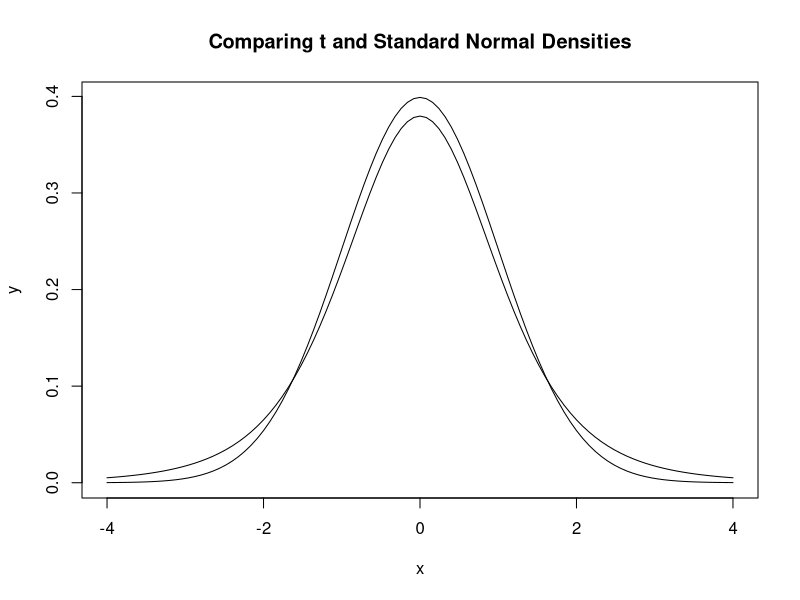
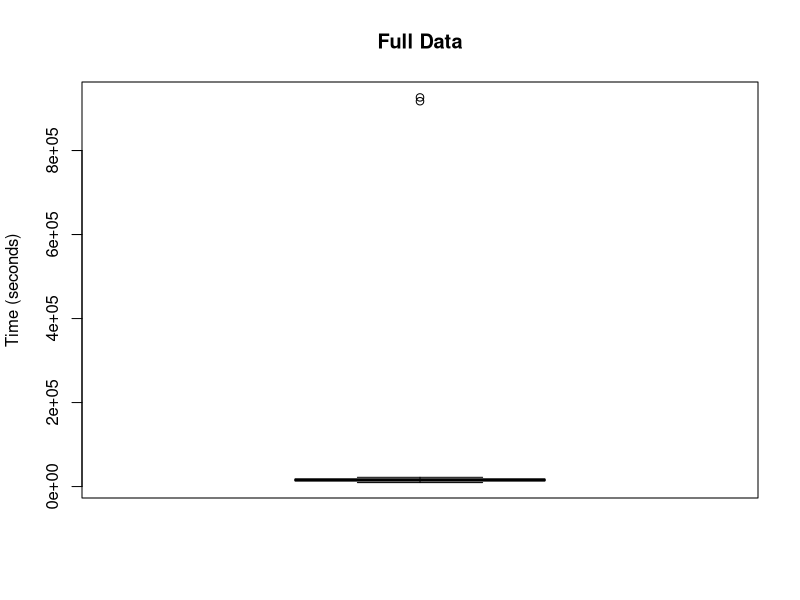
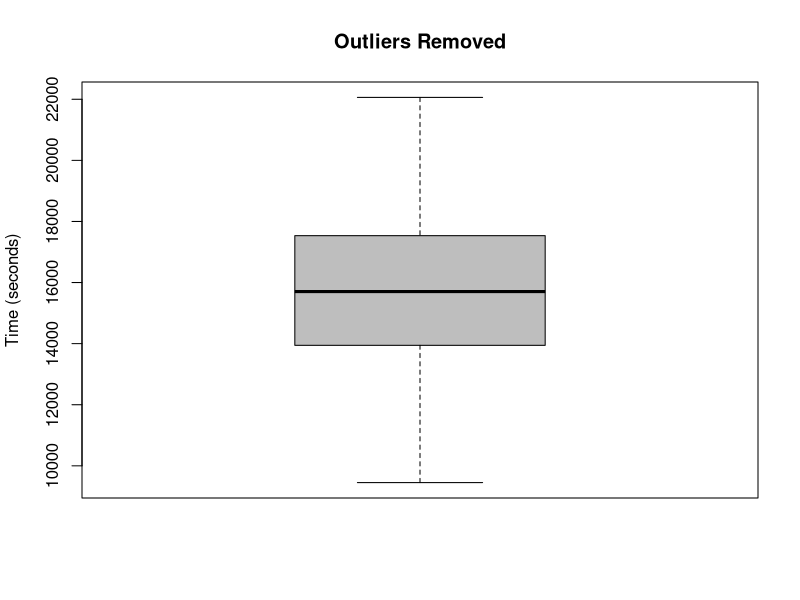
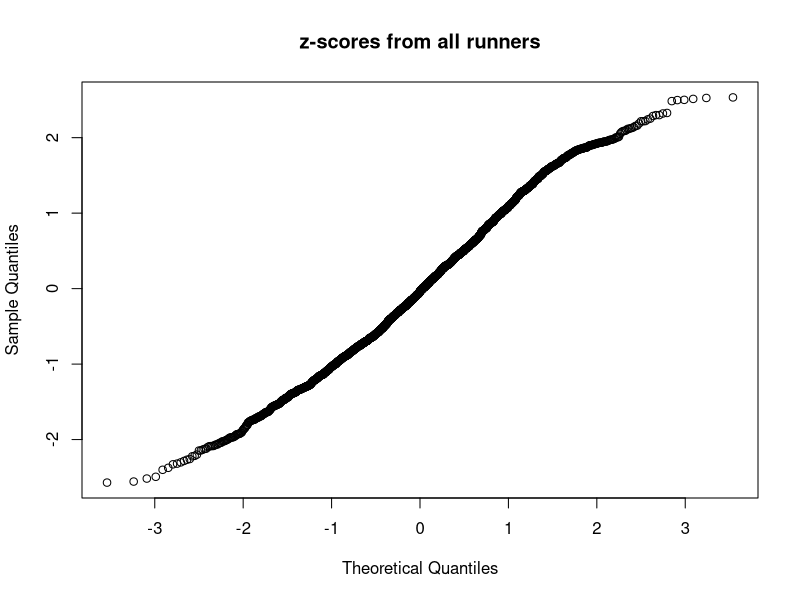
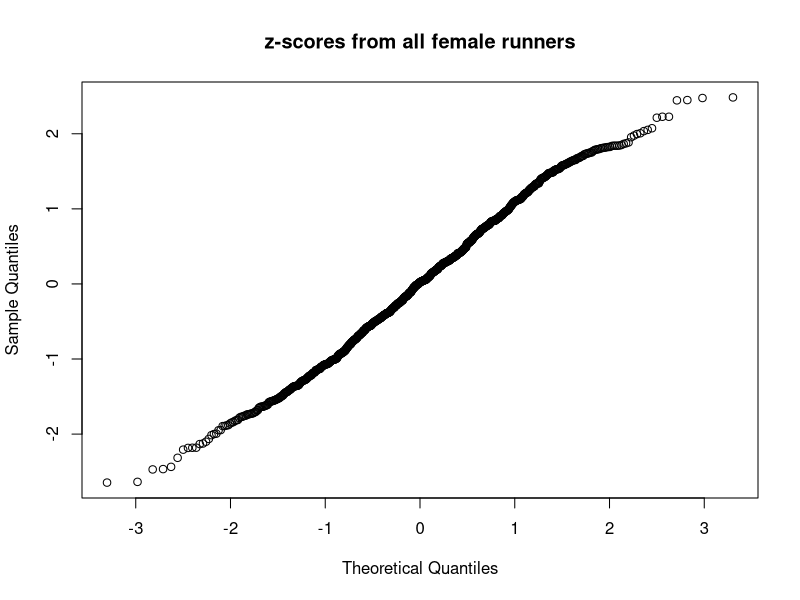
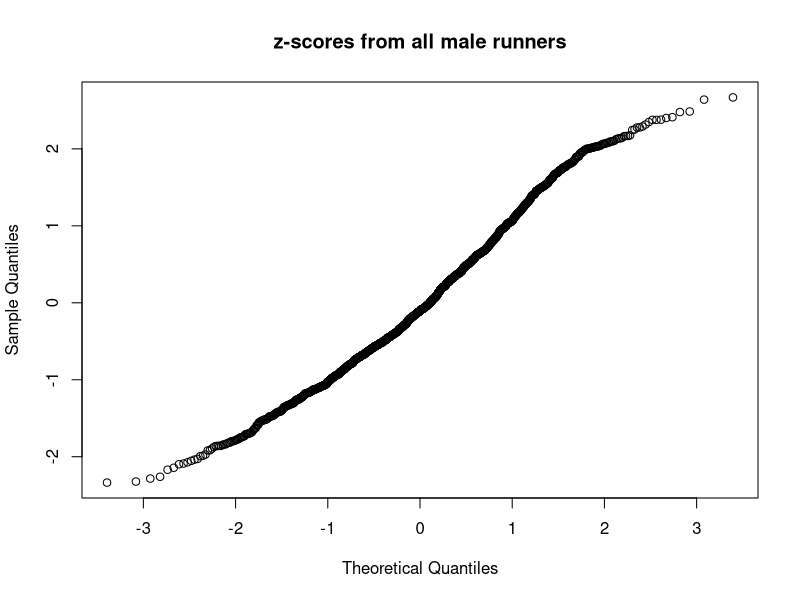
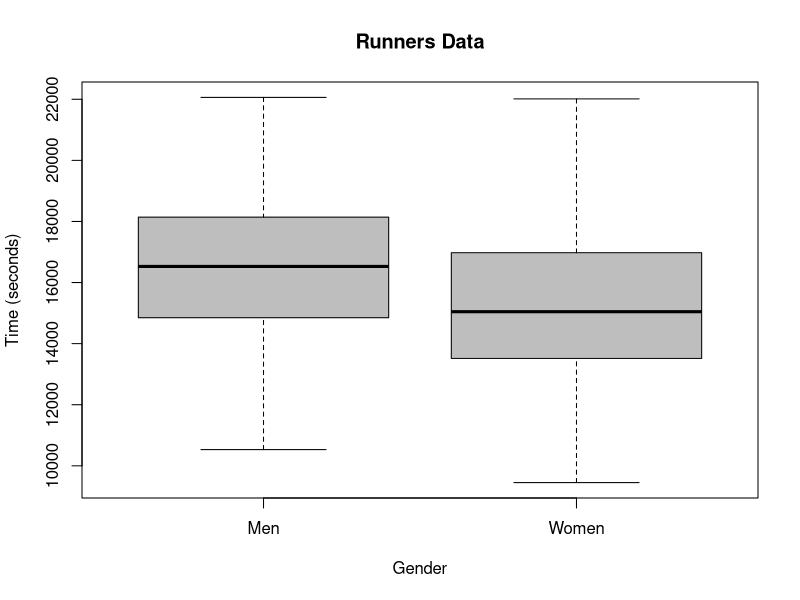

Recreate these plots in R, in order.
## ---- chunk 1
curve(dnorm(x, mean=0, sd=1), to=4, from=-4, add=FALSE, xlab="x", ylab="y", main="Comparing t and Standard Normal Densities")
curve(dt(x, df=5), to = 4, from = -4,  add= TRUE)
## ---- chunk 2

# Load the data
runner_data <- read.table("rocknroll_marathon_mf2015.txt", header = TRUE)
head(runner_data)

# > head(runner_data)
#   ID Gender Time.Format Place Time.Seconds     MPH
# 1  1      1     5:49:48  2475        20988 4.49721
# 2  2      1     5:19:25  2232        19165 4.92499
# 3  3      1     4:40:16  1635        16816 5.61296
# 4  4      1     4:15:36  1121        15336 6.15464
# 5  5      1     4:19:16  1204        15556 6.06759
# 6  6      1     5:29:49  2327        19789 4.76970

## ---- chunk 3
# Answer Number 3 Here
summary(runner_data)
boxplot(runner_data$Time.Seconds, main="Full Data", ylab="Time (seconds)", col="grey")
runner_data = runner_data[runner_data$Time.Seconds < 800000,]
summary(runner_data)
boxplot(runner_data$Time.Seconds, main="Outliers Removed", ylab="Time (seconds)", col="grey")
## ---- chunk 4
#Answer Number 4 here
xbarT = mean(runner_data$Time.Seconds)
sT = sd(runner_data$Time.Seconds)
xbarT
sT

runner_data_standardized = numeric(length(runner_data$Time.Seconds))

for (i in 1:length(runner_data$Time.Seconds)) {
  runner_data_standardized[i] = (runner_data$Time.Seconds[i] - xbarT) / sT
}

qqnorm(runner_data_standardized, main="z-scores from all runners")

#Assuming female is 1, male is 2
female_runners = runner_data[runner_data$Gender == 1,]
male_runners = runner_data[runner_data$Gender == 2,]

female_xbarT = mean(female_runners$Time.Seconds)
female_sT = sd(female_runners$Time.Seconds)
female_xbarT
female_sT

female_runner_data_standardized = numeric(length(female_runners$Time.Seconds))

for (i in 1:length(female_runners$Time.Seconds)) {
  female_runner_data_standardized[i] = (female_runners$Time.Seconds[i] - female_xbarT) / female_sT
}

qqnorm(female_runner_data_standardized, main="z-scores from all female runners")

male_xbarT = mean(male_runners$Time.Seconds)
male_sT = sd(male_runners$Time.Seconds)
male_xbarT
male_sT

male_runner_data_standardized = numeric(length(male_runners$Time.Seconds))

for (i in 1:length(male_runners$Time.Seconds)) {
  male_runner_data_standardized[i] = (male_runners$Time.Seconds[i] - male_xbarT) / male_sT
}

qqnorm(male_runner_data_standardized, main="z-scores from all male runners")

#These plots tell us the data is relatively normal
## ---- chunk 5
error = qnorm(0.975)*female_sT/sqrt(length(female_runners$Time.Seconds))
left = female_xbarT - error
right = female_xbarT + error
left
right

# b) Yes, 16,500 lies within the 95% confidence interval I calculated

t.test(female_runners$Time.Seconds, male_runners$Time.Seconds, conf.level=0.99)

## ---- chunk 6
head(runner_data)
boxplot(Time.Seconds ~ Gender, data=runner_data, main="Runners Data", ylab="Time (seconds)", col="grey", names=c("Men", "Women"))
ANOVA = aov(Time.Seconds ~ Gender, data=runner_data)
ANOVA
#Within group is [residuals, sum of squares]
#Betweeb group is [gender, sum of squares]
summary(ANOVA)
#F-statistic: 142.3
#p-value: <2e-16
#We are able to conclude that the average marathon run times of men and women are different. The lowest level of significance to satisfy a 99% confidence interval would be 6.645
